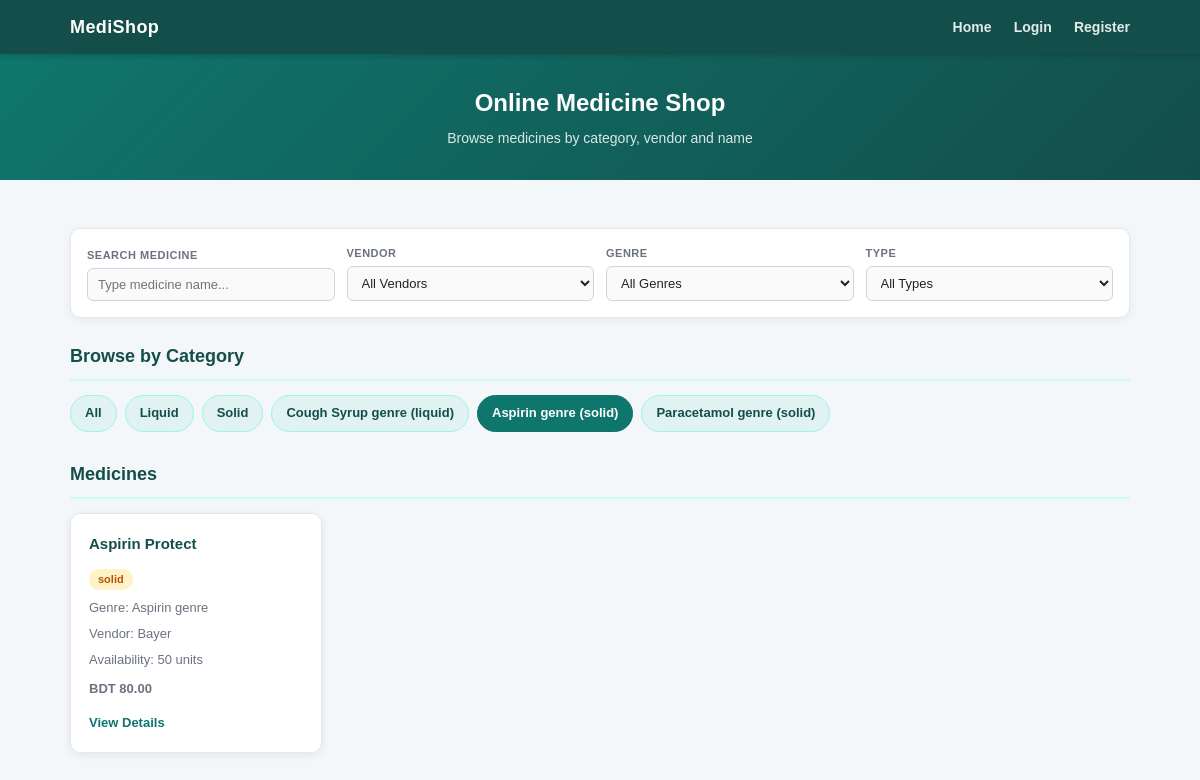
/view/Home.php?category_id=1, run on the app's committed database.
### tables this page shows
CREATE TABLE IF NOT EXISTS categories (
    id INT AUTO_INCREMENT PRIMARY KEY,
    name VARCHAR(100) NOT NULL,
    category_type ENUM('liquid','solid') NOT NULL,
    created_at TIMESTAMP DEFAULT CURRENT_TIMESTAMP
);

CREATE TABLE IF NOT EXISTS medicines (
    id INT AUTO_INCREMENT PRIMARY KEY,
    name VARCHAR(150) NOT NULL,
    category_id INT,
    vendor_name VARCHAR(100) NOT NULL,
    price DECIMAL(10,2) NOT NULL,
    availability INT NOT NULL DEFAULT 0,
    description TEXT,
    image_path VARCHAR(255),
    created_at TIMESTAMP DEFAULT CURRENT_TIMESTAMP,
    FOREIGN KEY (category_id) REFERENCES categories(id)
);

### model/mydb.php (called while the page is built, shortened)
<?php
class MyDB {
    function getCategories($conn){
        $sql = "SELECT * FROM categories ORDER BY category_type, name";
        return $conn->query($sql);
    }
    function getMedicines($categoryId, $categoryType, $conn){
        $sql  = "SELECT medicines.*, categories.name AS category_name, categories.category_type
                 FROM medicines
                 LEFT JOIN categories ON medicines.category_id = categories.id
                 WHERE (? = 0 OR medicines.category_id = ?)
                 AND (? = '' OR categories.category_type = ?)
                 ORDER BY medicines.name";
        $stmt = $conn->prepare($sql);
        $stmt->bind_param("iiss", $categoryId, $categoryId, $categoryType, $categoryType);
        $stmt->execute();
        return $stmt->get_result();
    }
}
?>

### control/home_process.php (called while the page is built, shortened)
<?php
include_once '../model/mydb.php';
$mydb = new MyDB();
$conn = $mydb->createConn();
$categoryId   = isset($_GET["category_id"]) ? (int)$_GET["category_id"] : 0;
$categoryType = $_GET["type"] ?? "";
if($categoryType != "liquid" && $categoryType != "solid"){
    $categoryType = "";
}
$categories = $mydb->getCategories($conn);
$medicines  = $mydb->getMedicines($categoryId, $categoryType, $conn);
?>

### view/Home.php (the view, shortened to what this page needs)
<?php
include '../control/home_process.php';
?>
<!DOCTYPE html>
<html lang="en">
<head>
    <link rel="stylesheet" type="text/css" href="../css/task1_style.css">
</head>
<body>
<nav>
    <div class="nav-inner">
        <a class="nav-brand" href="Home.php">MediShop</a>
        <div class="nav-links">
            <a href="Home.php">Home</a>
            <?php if(isset($_SESSION["user_id"])){ ?>
                <?php if($_SESSION["role"] === "customer"){ ?>
                    <a href="cart.php">Cart (<span id="navCartCount"><?php echo $mydb->getCartCount($_SESSION["user_id"], $conn); ?></span>)</a>
                    <a href="customer_orders.php">My Orders</a>
                <?php } ?>
                <a href="profile.php">Profile</a>
                <?php if($_SESSION["role"] === "admin"){ ?>
                    <a href="admin_dashboard.php">Admin Dashboard</a>
                <?php } ?>
                <a href="../control/logout_process.php">Logout</a>
                <span class="nav-user-info">Hi, <?php echo htmlspecialchars($_SESSION["name"]); ?></span>
            <?php } else { ?>
                <a href="login.php">Login</a>
                <a href="Registration.php">Register</a>
            <?php } ?>
        </div>
    </div>
</nav>
<div class="page-header">
    <h1>Online Medicine Shop</h1>
    <p>Browse medicines by category, vendor and name</p>
</div>
<div class="main-container">
    <div class="filters-bar">
        <div class="filter-item">
            <label for="searchText">Search Medicine</label>
            <input type="text" id="searchText" placeholder="Type medicine name..." onkeyup="searchMedicines()">
        </div>
        <div class="filter-item">
            <label for="vendorFilter">Vendor</label>
            <select id="vendorFilter" onchange="searchMedicines()">
                <option value="">All Vendors</option>
            </select>
        </div>
        <div class="filter-item">
            <label for="genreFilter">Genre</label>
            <select id="genreFilter" onchange="searchMedicines()">
                <option value="">All Genres</option>
            </select>
        </div>
        <div class="filter-item">
            <label for="typeFilter">Type</label>
            <select id="typeFilter" onchange="searchMedicines()">
                <option value="">All Types</option>
            </select>
        </div>
    </div>
    <h2 class="section-title">Browse by Category</h2>
    <div class="category-list">
        <a class="category-link <?php if(!isset($_GET["category_id"]) && !isset($_GET["type"])) echo "active"; ?>" href="Home.php">All</a>
        <a class="category-link <?php if(isset($_GET["type"]) && $_GET["type"]=="liquid") echo "active"; ?>" href="Home.php?type=liquid">Liquid</a>
        <a class="category-link <?php if(isset($_GET["type"]) && $_GET["type"]=="solid") echo "active"; ?>" href="Home.php?type=solid">Solid</a>
        <?php while($category = $categories->fetch_assoc()){ ?>
            <a class="category-link <?php if(isset($_GET["category_id"]) && $_GET["category_id"]==$category["id"]) echo "active"; ?>"
               href="Home.php?category_id=<?php echo $category["id"]; ?>">
                <?php echo htmlspecialchars($category["name"]); ?>
                (<?php echo htmlspecialchars($category["category_type"]); ?>)
            </a>
        <?php } ?>
    </div>
    <h2 class="section-title">Medicines</h2>
    <div id="medicineList" class="medicine-grid">
        <?php while($medicine = $medicines->fetch_assoc()){ ?>
            <div class="medicine-card" data-medicine-id="<?php echo $medicine["id"]; ?>">
                <h3><a href="medicine_detail.php?id=<?php echo $medicine["id"]; ?>"><?php echo htmlspecialchars($medicine["name"]); ?></a></h3>
                <span class="badge badge-<?php echo htmlspecialchars($medicine["category_type"] ?? "solid"); ?>">
                    <?php echo htmlspecialchars($medicine["category_type"] ?? ""); ?>
                </span>
                <p>Genre: <?php echo htmlspecialchars($medicine["category_name"] ?? ""); ?></p>
                <p>Vendor: <?php echo htmlspecialchars($medicine["vendor_name"]); ?></p>
                <p>Availability: <?php echo htmlspecialchars($medicine["availability"]); ?> units</p>
                <p class="medicine-price">BDT <?php echo htmlspecialchars($medicine["price"]); ?></p>
                <a class="btn-link" href="medicine_detail.php?id=<?php echo $medicine["id"]; ?>">View Details</a>
            </div>
        <?php } ?>
    </div>
</div>
</body>
</html>

### css/task1_style.css (style rules this page uses)
* { box-sizing: border-box; margin: 0; padding: 0; }
body { font-family: Arial, sans-serif; background-color: #f4f7f9; color: #222; font-size: 15px; line-height: 1.6; }
nav { background-color: #134e4a; padding: 0; box-shadow: 0 2px 6px rgba(0,0,0,0.18); position: sticky; top: 0; z-index: 100; }
.nav-inner { display: flex; align-items: center; justify-content: space-between; max-width: 1100px; margin: 0 auto; padding: 0 20px; height: 54px; }
.nav-brand { color: #ffffff; font-size: 18px; font-weight: bold; text-decoration: none; letter-spacing: 0.4px; }
.nav-links a { color: rgba(255,255,255,0.88); margin-left: 18px; text-decoration: none; font-weight: bold; font-size: 14px; }
.page-header { background: linear-gradient(135deg, #0f766e 0%, #134e4a 100%); color: white; text-align: center; padding: 30px 20px; margin-bottom: 28px; }
.page-header h1 { font-size: 24px; margin-bottom: 5px; }
.page-header p { font-size: 14px; opacity: 0.85; }
.main-container { max-width: 1100px; margin: 0 auto; padding: 20px; }
label { display: block; font-weight: bold; font-size: 13px; margin-bottom: 5px; color: #374151; }
input[type="text"], input[type="email"], input[type="password"], select, textarea { width: 100%; padding: 9px 12px; border: 1px solid #d1d5db; border-radius: 6px; font-size: 14px; font-family: Arial, sans-serif; background-color: #fafafa; color: #222; transition: border-color 0.2s, box-shadow 0.2s; }
.section-title { font-size: 18px; font-weight: bold; color: #134e4a; margin-bottom: 14px; padding-bottom: 8px; border-bottom: 2px solid #ccfbf1; }
.category-list { display: flex; flex-wrap: wrap; gap: 8px; margin-bottom: 28px; }
.category-link { display: inline-block; background-color: #e0f2f1; color: #134e4a; padding: 7px 14px; border-radius: 20px; text-decoration: none; font-size: 13px; font-weight: bold; border: 1px solid #99f6e4; transition: background-color 0.2s, color 0.2s; }
.category-link:hover, .category-link.active { background-color: #0f766e; color: #ffffff; border-color: #0f766e; }
.filters-bar { display: flex; gap: 12px; flex-wrap: wrap; align-items: flex-end; background: #ffffff; border: 1px solid #e5e7eb; border-radius: 10px; box-shadow: 0 2px 8px rgba(0,0,0,0.06); padding: 16px; margin-bottom: 24px; }
.filter-item { display: flex; flex-direction: column; flex: 1; min-width: 150px; }
.filter-item label { font-size: 11px; color: #6b7280; text-transform: uppercase; letter-spacing: 0.5px; margin-bottom: 4px; }
.filters-bar input, .filters-bar select { padding: 8px 10px; font-size: 13px; border: 1px solid #d1d5db; border-radius: 6px; background: #fafafa; }
.medicine-grid { display: grid; grid-template-columns: repeat(auto-fill, minmax(220px, 1fr)); gap: 18px; }
.medicine-card { background: #ffffff; border: 1px solid #e5e7eb; border-radius: 10px; padding: 18px; box-shadow: 0 2px 8px rgba(0,0,0,0.07); transition: transform 0.2s, box-shadow 0.2s; }
.medicine-card h3 { margin-top: 0; font-size: 15px; color: #134e4a; margin-bottom: 10px; }
.medicine-card p { font-size: 13px; color: #6b7280; margin-bottom: 5px; }
.medicine-price { font-size: 16px; font-weight: bold; color: #0f766e; margin-top: 8px; }
.btn-link { display: inline-block; color: #0f766e; font-weight: bold; font-size: 13px; text-decoration: none; margin-top: 8px; }
.medicine-card h3 a { color: #134e4a; text-decoration: none; }
.badge { display: inline-block; padding: 2px 9px; border-radius: 10px; font-size: 11px; font-weight: bold; margin-bottom: 8px; }
.badge-solid { background-color: #fef3c7; color: #b45309; }

### data on the page
categories: name "Cough Syrup genre", category_type "liquid"
categories: name "Aspirin genre", category_type "solid"
categories: name "Paracetamol genre", category_type "solid"
medicines: name "Aspirin Protect", category.category_type "solid", category.name "Aspirin genre", vendor_name "Bayer", availability "50", price "80.00"
